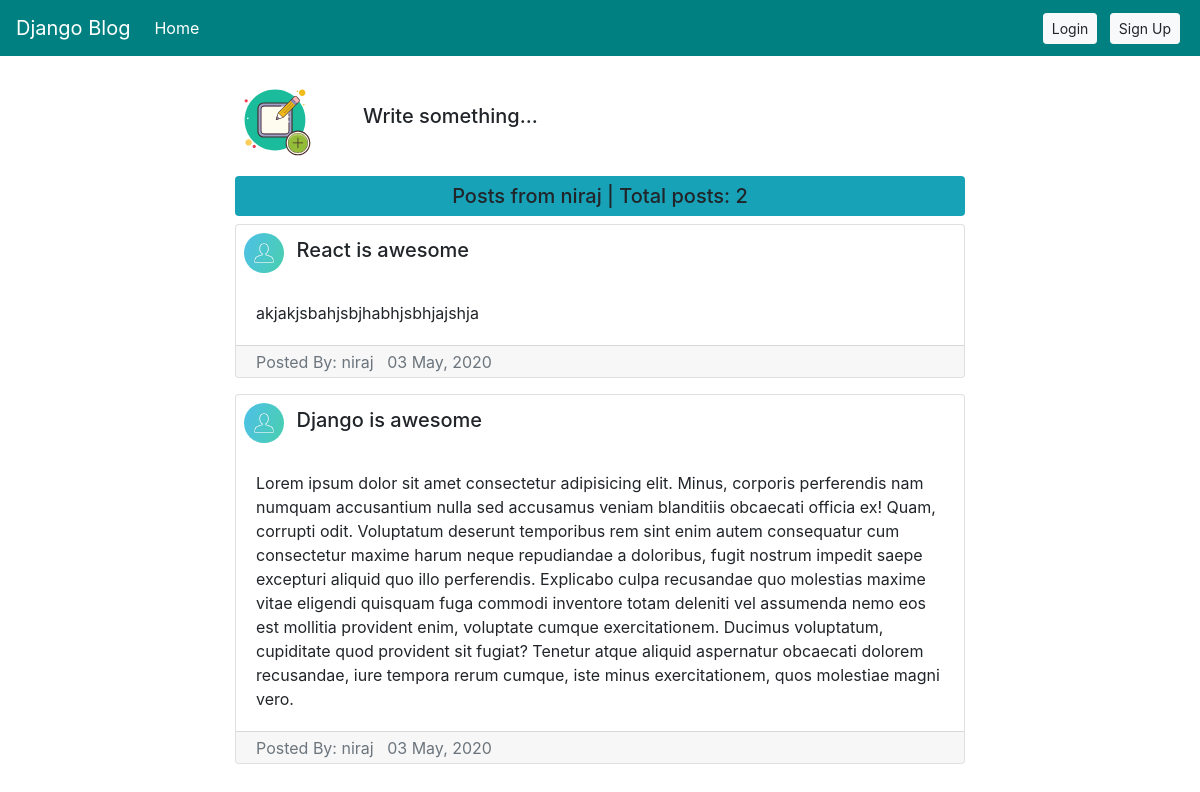
Page /user/niraj/ on the committed database.
### blog_app/models.py (models this page shows, shortened)
class BlogPostModel(models.Model):
    post_title = models.CharField(max_length=255)
    post_text = models.TextField()
    posted_date = models.DateTimeField(default=timezone.now)
    author = models.ForeignKey(User, on_delete=models.CASCADE)

### accounts/models.py (models this page shows, shortened)
class Profile(models.Model):
    user = models.OneToOneField(User, on_delete=models.CASCADE)
    first_name = models.CharField(max_length=50, blank=True, null=True)
    last_name = models.CharField(max_length=50, blank=True, null=True)
    description = models.TextField(max_length=255, blank=True, null=True)
    profile_image = models.ImageField(
        upload_to="accounts/profile_image", default="default.jpg", blank=True, null=True)

### blog_app/views.py (the view)
# urls.py: path("user/<str:username>/", views.AllPostOfUser.as_view(),
class AllPostOfUser(ListView):
    model = BlogPostModel
    template_name = "blog_app/all_post_of_user.html"
    context_object_name = "posts"
    paginate_by = 5
    def get_queryset(self):
        user = get_object_or_404(User, username=self.kwargs.get('username'))
        return BlogPostModel.objects.filter(author=user).order_by("-posted_date")

### templates/blog_app/all_post_of_user.html (shortened to what this page needs)
{% extends "base.html" %} {% load static %}
{% block content %}
<div class="blog-home">
  <div class="create-post mb-3">
    <a href="{% url 'create-post' %}" class="create-post-hyperlink">
      <img src="{% static 'Images/create_post.svg' %}" alt="" class="mr-4" />
    </a>
    <h5 class="ml-4 d-flex align-items-center">Write something...</h5>
  </div>
  <h5 class="text-center bg-info p-2 rounded">
    Posts from {{view.kwargs.username}} | Total posts:
    {{page_obj.paginator.count}}
  </h5>
  {% for post in posts %}
  <div class="card mb-3 card-div">
    <div class="d-flex justify-content-between p-2">
      <div>
        <img
          src="{{ post.author.profile.profile_image.url }}"
          alt=""
          class="home-profile-image"
        />
        <a href="{% url 'post-detail' pk=post.id %}">
          <h5 class="post-title">{{post.post_title}}</h5>
        </a>
      </div>
    </div>
    <div class="card-body">
      <p class="card-text">
        {{post.post_text}}
      </p>
    </div>
    <div class="card-footer text-muted post-card-footer">
      <div>
        Posted By:<a
          href="{% url 'all-post-of-user' username=post.author.username %}"
        >
          {{post.author}} </a
        >&nbsp
        <span class="text-muted">{{post.posted_date|date:"d M, Y"}}</span>
      </div>
    </div>
  </div>
  {% endfor %}
</div>
 {% endblock %}

### static/CSS/styles.css (style rules this page uses)
.home-profile-image { width: 40px; height: 40px; border-radius: 100%; }
.post-title { display: inline; margin-left: 0.5rem; }
.post-card-footer { height: 2rem; display: flex; align-items: center; justify-content: space-between; }
a { color: inherit; text-decoration: none; }
.create-post { height: 5rem; display: flex; }
.create-post IMG { height: 100%; }
.card-div { overflow: hidden; }

### rows in the picture
BlogPostModel: author.profile.profile_image (placeholder picture), post_title "React is awesome", post_text "akjakjsbahjsbjhabhjsbhjajshja", author "niraj", posted_date "03 May, 2020"
BlogPostModel: author.profile.profile_image (placeholder picture), post_title "Django is awesome", post_text "Lorem ipsum dolor sit amet consectetur adipisicing elit. Minus, corporis perferendis nam numquam accusantium nulla sed accusamus veniam blanditiis obcaecati officia ex! Quam, corrupti odit. Voluptatum deserunt temporibus rem sint enim autem consequatur cum consectetur maxime harum neque repudiandae a doloribus, fugit nostrum impedit saepe excepturi aliquid quo illo perferendis. Explicabo culpa recusandae quo molestias maxime vitae eligendi quisquam fuga commodi inventore totam deleniti vel assumenda nemo eos est mollitia provident enim, voluptate cumque exercitationem. Ducimus voluptatum, cupiditate quod provident sit fugiat? Tenetur atque aliquid aspernatur obcaecati dolorem recusandae,…", author "niraj", posted_date "03 May, 2020"

### other values in the picture
{{ view.kwargs.username }} "niraj"
{{ page_obj.paginator.count }} "2"
